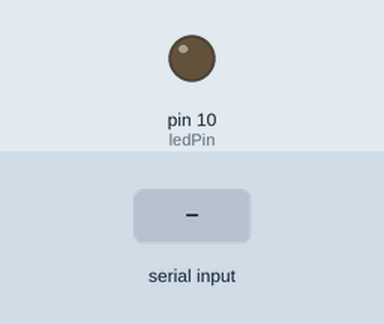
The sketch below on a simulated Arduino Uno, built with avr-gcc and run on an emulated ATmega328P. Shown: output pins drawn as LEDs (lit = HIGH). The test bench sets the inputs (shaded band). What the sketch prints to the serial monitor is not drawn.

Above: at 1.2 s.
1.3 s: byte 30 received over Serial
At 1.7 s:
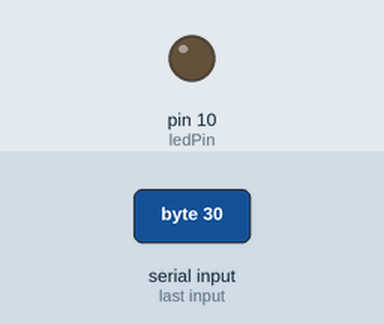
2.8 s: byte 90 received over Serial
At 4.0 s:
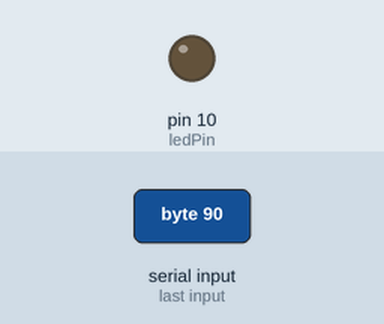
4.3 s: byte 120 received over Serial
At 5.2 s:
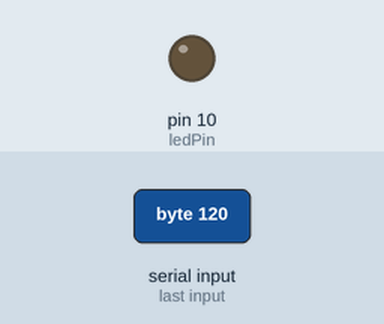
Timing chart, 0 to 7.3 s (numbered marks = the images above; inputs shaded):
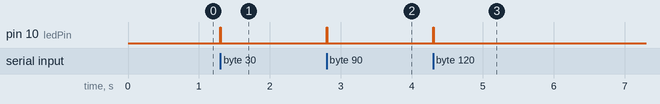

The sketch:

LED_DELAY_TEST.ino
```cpp
int ledPin = 10; // Pin for output pulse

void setup() {
  Serial.begin(115200);
  pinMode(ledPin, OUTPUT); // Set pin 10 as an output
  Serial.println("Arduino ready");
}

void loop() {
  if (Serial.available() > 0) {
    char eventType = Serial.read(); // Read the event type identifier
    Serial.println("Event received: ");
    Serial.println(eventType);

    // Blink the LED
    digitalWrite(ledPin, HIGH);
    delay(10);  // 10 ms pulse duration
    digitalWrite(ledPin, LOW);

    // Send a response back to Python
    Serial.print("Blink done for event: ");
    Serial.println(eventType);
  }
}
```

Measured:
- after the input at 1.3 s, pin 10 (ledPin): LOW → HIGH at once, → LOW 0.01 s later
- after the input at 2.8 s, pin 10 (ledPin): LOW → HIGH at once, → LOW 0.01 s later
- after the input at 4.3 s, pin 10 (ledPin): LOW → HIGH at once, → LOW 0.01 s later
